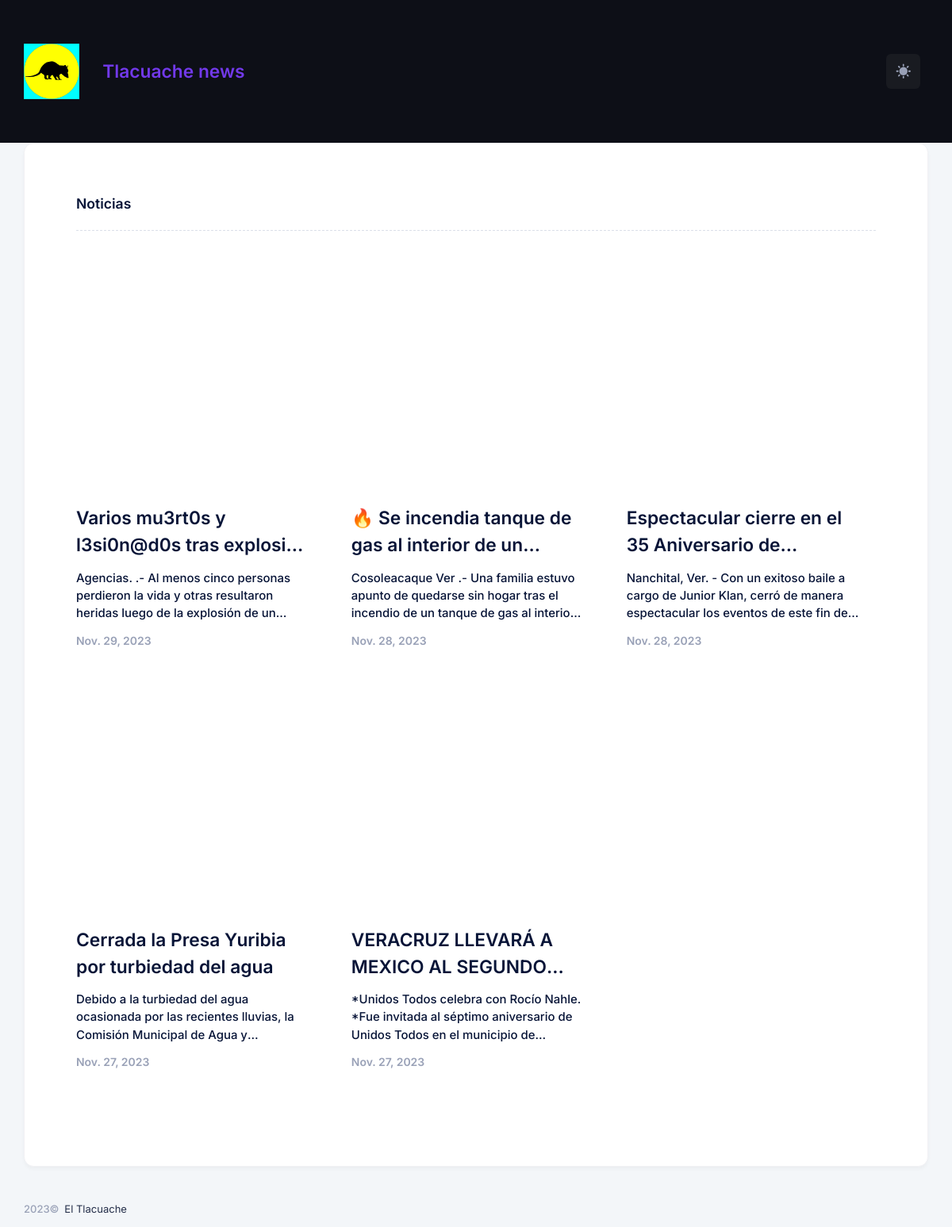
Before: / with the older database file.
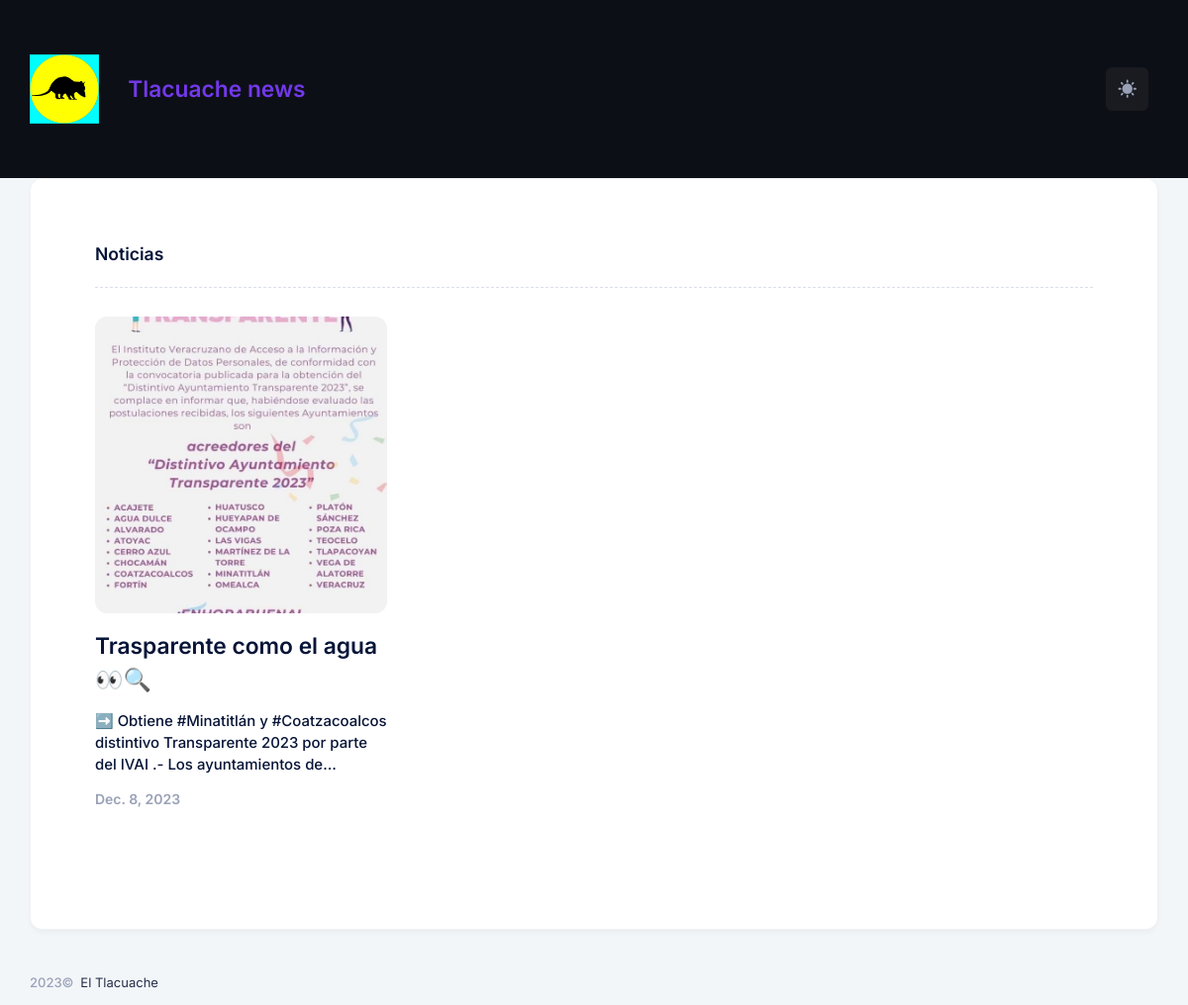
After: the same page with the newer database file.
### tlacuacheApp/models/post.py (models this page shows)
class Post(models.Model):
    title = models.CharField(max_length=100)
    date = models.DateField()
    image = models.ImageField(upload_to="static/images", null=True)
    description = models.TextField()

### tlacuacheApp/views/posts.py (the view)
# urls.py: path('', views.posts, name='posts'),
def posts(request):
    posts = Post.objects.order_by("-date")
    return render(
        request,
        "posts/posts.html",
        {"posts": posts},
    )

### tlacuacheApp/templates/posts/posts.html
{% extends 'root/base/base.html' %} {% block content %}
<div class="mb-17">
    <div class="d-flex flex-stack mb-5">
        <h3 class="text-gray-900">Noticias</h3>
    </div>
    <div class="separator separator-dashed mb-9"></div>
    <div class="row g-10">
        {% for x in posts %}
        <div class="col-md-4">
            <div class="card-xl-stretch me-md-6">
                <a class="d-block overlay">
                    <div class="overlay-wrapper bgi-no-repeat bgi-position-center bgi-size-cover card-rounded min-h-300px"
                        style="background-image:url('{{ x.image }}')"></div>
                </a>
                <div class="mt-5">
                    <a href="{% url 'detail_posts' x.id %}"
                        class="fs-1 text-gray-900 fw-bold text-hover-primary text-gray-900 lh-base text-multiline-2">
                        {{x.title}}</a>
                    <div class="fw-semibold fs-5 text-gray-600 text-gray-900 my-4 text-multiline-3">
                        {{x.description}}
                    </div>
                    <div class="fs-6 fw-bold">
                        <span class="text-muted">{{x.date}}</span>
                    </div>
                </div>
            </div>
        </div>
        {% endfor %}
    </div>
</div>
{% endblock content %}

### tlacuacheApp/templates/root/base/base.html (shortened to what this page needs)
<!DOCTYPE html>
<html lang="es">
{% include 'root/base/head.html' %}
<body id="kt_body" class="header-fixed header-tablet-and-mobile-fixed toolbar-enabled">
    <div class="d-flex flex-column flex-root">
        <div class="page d-flex flex-row flex-column-fluid">
            <div class="wrapper d-flex flex-column flex-row-fluid" id="kt_wrapper">
                {% include 'root/main/wrapper/header/main.html' %}
                <div id="kt_content_container" class="d-flex flex-column-fluid align-items-start  container-xxl ">
                    <div class="content flex-row-fluid" id="kt_content">
                        <div class="card">
                            <div class="card-body p-lg-20">
                                {% block content %}
                                {% endblock content %}
                            </div>
                        </div>
                    </div>
                </div>
                {% include 'root/main/wrapper/footer/main.html' %}
            </div>
        </div>
    </div>
</body>
</html>

### tlacuacheApp/templates/root/base/head.html (shortened to what this page needs)
<head>
    {% load static %}
	<link href="{% static 'metronic8/demo3/assets/plugins/custom/datatables/datatables.bundle.css' %}" rel="stylesheet" type="text/css" />
	<link href="{% static 'metronic8/demo3/assets/plugins/global/plugins.bundle.css' %}" rel="stylesheet" type="text/css" />
	<link href="{% static 'metronic8/demo3/assets/css/style.bundle.css' %}" rel="stylesheet" type="text/css" />
</head>

### tlacuacheApp/templates/root/main/wrapper/header/main.html
<div id="kt_header" class="header" data-kt-sticky="true" data-kt-sticky-name="header"
    data-kt-sticky-offset="{default: '200px', lg: '300px'}">
    {% include 'root/main/wrapper/header/container.html' %}
</div>

### tlacuacheApp/templates/root/main/wrapper/header/container.html
<div class=" container-xxl  d-flex flex-grow-1 flex-stack">
    {% include 'root/main/wrapper/header/logo/main.html' %}
    {% include 'root/main/wrapper/header/toolbar/main.html' %}
</div>

### tlacuacheApp/templates/root/main/wrapper/header/logo/main.html
<div class="d-flex align-items-center me-5">
    <a href="{% url 'posts' %}">
        {% load static %}
        <img alt="Logo" src="{% static 'img/352378425_642139971165530_8396473612799970870_n.jpg' %}"
            class="h-25px h-lg-70px me-2 me-lg-9" />
    </a>
    <div class="d-flex align-items-center">
        <div class="d-none d-lg-inline text-white fw-bold fs-1"><a
                href="{% url 'posts' %}"
                rel="noopener noreferrer">Tlacuache news</a></div>
    </div>
</div>

### tlacuacheApp/templates/root/main/wrapper/header/toolbar/main.html
<div class="topbar d-flex align-items-stretch flex-shrink-0" id="kt_topbar">
    {% include 'root/main/wrapper/header/toolbar/mode.html' %}
</div>

### tlacuacheApp/templates/root/main/wrapper/header/toolbar/mode.html (shortened to what this page needs)
<div class="d-flex align-items-center me-3">
    <a href="#" class="btn btn-icon btn-custom btn-active-color-primary"
        data-kt-menu-trigger="{default:'click', lg: 'hover'}" data-kt-menu-attach="parent"
        data-kt-menu-placement="bottom-end">
        <span class="svg-icon svg-icon-muted svg-icon-2">
        </span>
    </a>
</div>

### tlacuacheApp/templates/root/main/wrapper/footer/main.html
<div class="footer py-4 d-flex flex-lg-column " id="kt_footer">
    <div class=" container-xxl  d-flex flex-column flex-md-row align-items-center justify-content-between">
        <div class="text-gray-900 order-2 order-md-1">
            <span class="text-muted fw-semibold me-1">2023&copy;</span>
            <a href="https://www.facebook.com/TlacuacheNoticias?mibextid=JRoKGi" target="_blank" class="text-gray-800 text-hover-primary">El Tlacuache</a>
        </div>
    </div>
</div>

### tlacuacheApp/templates/root/javascript/main.html (shortened to what this page needs)
{% load static %}

Changed rows visible on the page:
removed Post: title "Varios mu3rt0s y l3si0n@d0s tras…", description "Agencias. .- Al menos cinco personas perdieron la vida y otras resultaron heridas luego de la explosión de…", date "Nov. 29, 2023"
removed Post: title "🔥 Se incendia tanque de gas al interior de…", description "Cosoleacaque Ver .- Una familia estuvo apunto de quedarse sin hogar tras el incendio de un tanque de gas al…", date "Nov. 28, 2023"
removed Post: title "Espectacular cierre en el 35 Aniversario…", description "Nanchital, Ver. - Con un exitoso baile a cargo de Junior Klan, cerró de manera espectacular los eventos de este fin…", date "Nov. 28, 2023"
removed Post: title "Cerrada la Presa Yuribia por turbiedad del agua", description "Debido a la turbiedad del agua ocasionada por las recientes lluvias, la Comisión Municipal de Agua…", date "Nov. 27, 2023"
removed Post: title "VERACRUZ LLEVARÁ A MEXICO AL…", description "*Unidos Todos celebra con Rocío Nahle. *Fue invitada al séptimo aniversario de Unidos Todos en el municipio…", date "Nov. 27, 2023"
added Post: image (picture), title "Trasparente como el agua 👀🔍", description "➡️ Obtiene #Minatitlán y #Coatzacoalcos distintivo Transparente 2023 por parte del IVAI .- Los ayuntamientos…", date "Dec. 8, 2023"
